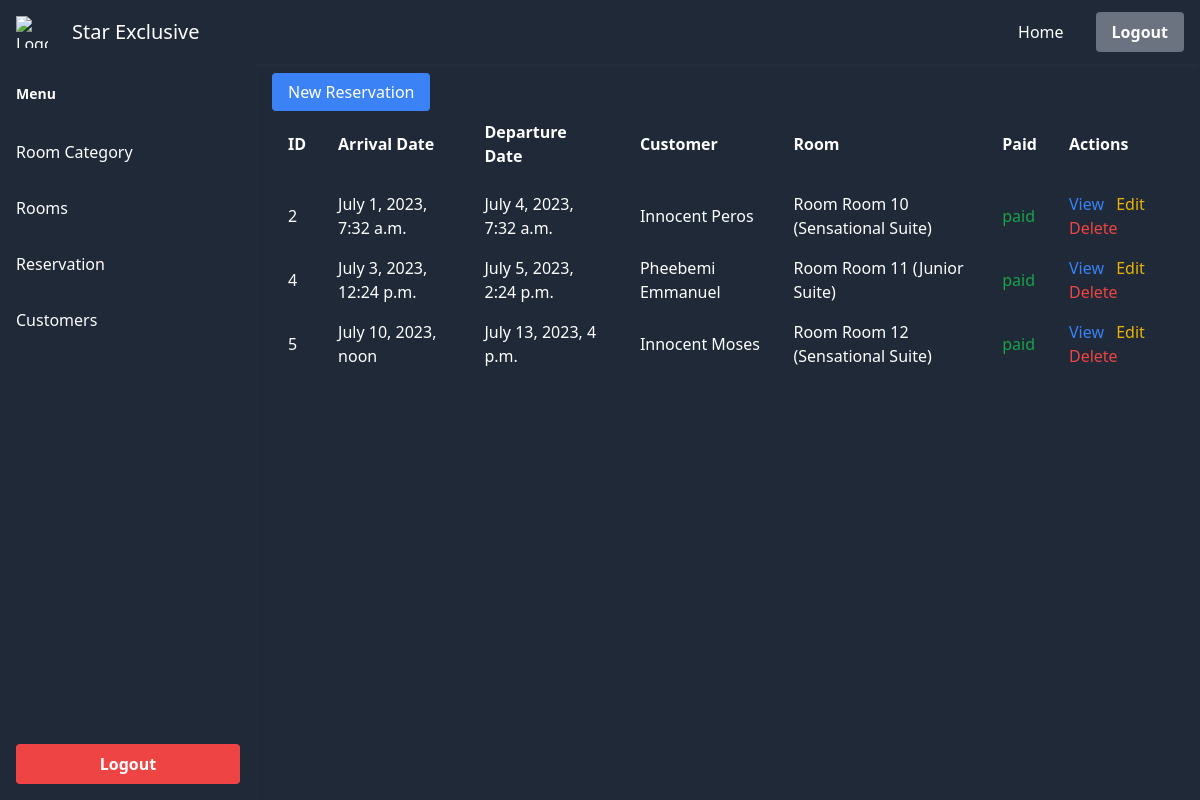
/reservations/, run on an earlier commit of the app's database.
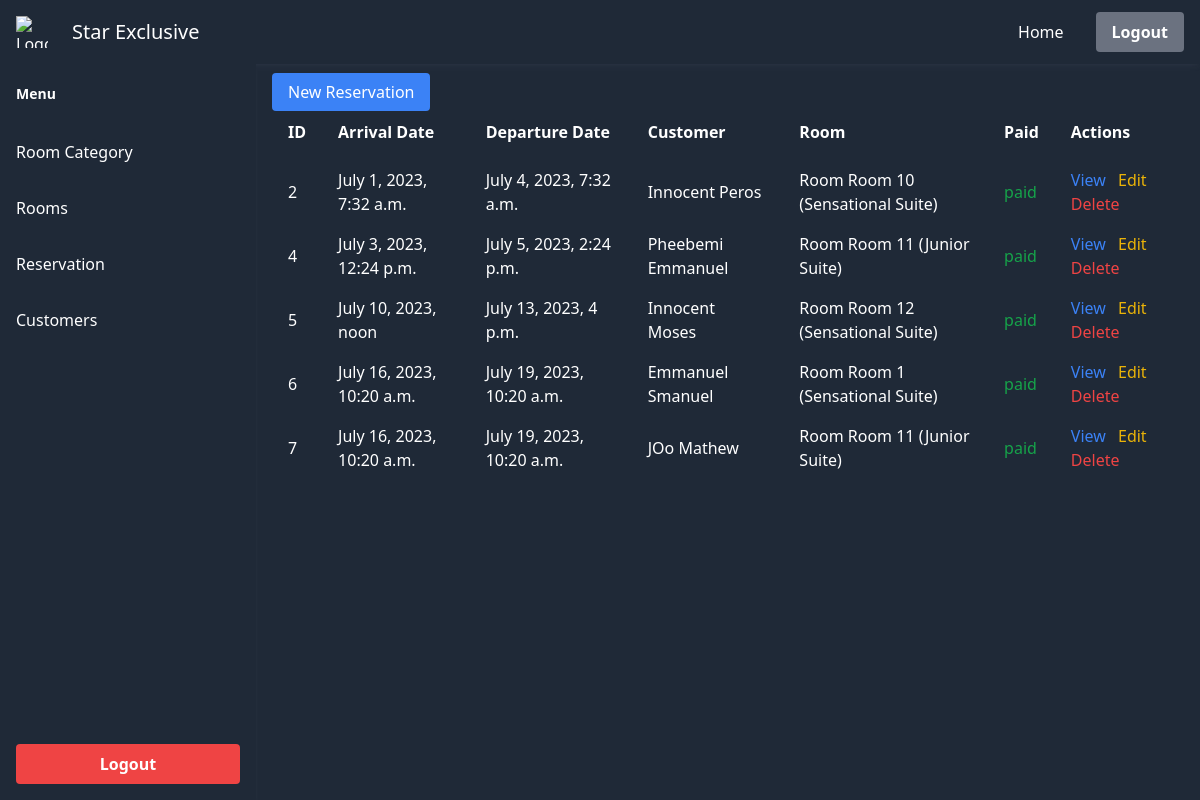
And on a later commit of the database.
### management/models.py (models this page shows, shortened)
class Reservation(models.Model):
    RESERVATION = "reseravtion"
    BOOKING = "booking"
    room = models.ForeignKey(
        Room, related_name="reservations", on_delete=models.CASCADE
    )
    customer = models.ForeignKey(
        Customer, on_delete=models.SET_NULL, null=True, related_name="reservations"
    )
    customer_raw = models.JSONField(null=True, blank=True, default=dict)
    reservation_type = models.CharField(
        max_length=25, choices=((RESERVATION, RESERVATION), (BOOKING, BOOKING))
    )
    arrival_date = models.DateTimeField()
    departure_date = models.DateTimeField()
    reservated_on = models.DateTimeField(auto_created=True, blank=True)
    stay = models.IntegerField(default=1)
    guest_count = models.IntegerField(
        default=1,
    )
    guests = models.JSONField(default=list, blank=True)
    customization_request = models.JSONField(default=dict, blank=True, null=True)
    paid = models.BooleanField(default=False)
    payment = models.OneToOneField(
        Payment,
        null=True,
        blank=True,
        on_delete=models.SET_NULL,
        related_name="reservation",
    )
    cancelled = models.BooleanField(default=False)
    cancelled_on = models.DateTimeField(blank=True, null=True)

class Customer(models.Model):
    first_name = models.CharField(max_length=25)
    last_name = models.CharField(max_length=25)
    id_type = models.CharField(max_length=255)
    id_number = models.CharField(max_length=25)
    email_address = models.CharField(max_length=255)
    phone_number = models.CharField(max_length=12)

class Room(models.Model):
    number = models.CharField(max_length=14, blank=True)
    category = models.ForeignKey(
        RoomCategory, related_name="rooms", on_delete=models.CASCADE
    )
    description = models.TextField(blank=True, null=True)
    unique = models.BooleanField(default=False)
    addon = models.JSONField(blank=True, default=dict)
    def __str__(self):
        if self.number:
            return f"Room {self.number}"
        return f"Room {self.pk}"

class RoomCategory(models.Model):
    price = models.FloatField()
    title = models.CharField(max_length=255)
    description = models.TextField(blank=True)
    cover = models.FileField(blank=True, upload_to="rooms")
    def __str__(self) -> str:
        return self.title

### hsr_admin/views.py (the view)
# urls.py: path("reservations/", views.reservation_list, name="reservation_list"),
def reservation_list(request: HttpRequest):
    reservations = Reservation.objects.all()
    return render(
        request, "hsr_admin/reservation_list.html", {"reservations": reservations}
    )

### hsr_admin/templates/hsr_admin/reservation_list.html (shortened to what this page needs)
{% extends 'hsr_admin/base.html' %}
{% block body %}
<div class="p-4">
    <a href="{% url 'hsr_admin:check_availability'%}" class="px-4 py-2 bg-blue-500 text-white rounded hover:bg-blue-700">New Reservation</a>
    <table class="min-w-full">
      <thead class="">
        <tr class="py-8">
          <th class="py-4 px-4  text-left">ID</th>
          <th class="py-4 px-4  text-left">Arrival Date</th>
          <th class="py-4 px-4  text-left">Departure Date</th>
          <th class="py-4 px-4  text-left">Customer</th>
          <th class="py-4 px-4  text-left">Room</th>
          <th class="py-4 px-4  text-left">Paid</th>
          <th class="py-4 px-4  text-left">Actions</th>
        </tr>
      </thead>
      <tbody>
        {% for reservation in reservations %}
        <tr>
          <td class="py-2 px-4  text-left">{{ reservation.id }}</td>
          <td class="py-2 px-4  text-left">{{ reservation.arrival_date }}</td>
          <td class="py-2 px-4  text-left">{{ reservation.departure_date }}</td>
          <td class="py-2 px-4  text-left">{{ reservation.customer.first_name }} {{ reservation.customer.last_name }}</td>
          <td class="py-2 px-4  text-left">{{ reservation.room }} ({{reservation.room.category}})</td>
          <td class="py-2 px-4  text-left">
            {% if reservation.paid %}
                <span class="text-green-600">paid</span>
                {% else %}
                <span>not paid</span>
            {% endif %}
          </td>
          <td class="py-2 px-4  text-left">
            <a href="{% url 'hsr_admin:view_reservation' reservation.id %}" class="text-blue-500 hover:text-blue-700 mr-2">View</a>
            <a href="" class="text-yellow-500 hover:text-yellow-700 mr-2">Edit</a>
            <a href="{% url 'hsr_admin:delete_reservation' reservation.id %}" class="text-red-500 hover:text-red-700">Delete</a>
          </td>
        </tr>
        {% endfor %}
      </tbody>
    </table>
  </div>
{% endblock body %}

What changed in the data, as far as the page shows it:
added Reservation: id "6", arrival_date "July 16, 2023, 10:20 a.m.", departure_date "July 19, 2023, 10:20 a.m.", customer.first_name "Emmanuel", customer.last_name "Smanuel", room "Room Room 1", room.category "Sensational Suite", paid "paid"
added Reservation: id "7", arrival_date "July 16, 2023, 10:20 a.m.", departure_date "July 19, 2023, 10:20 a.m.", customer.first_name "JOo", customer.last_name "Mathew", room "Room Room 11", room.category "Junior Suite", paid "paid"
